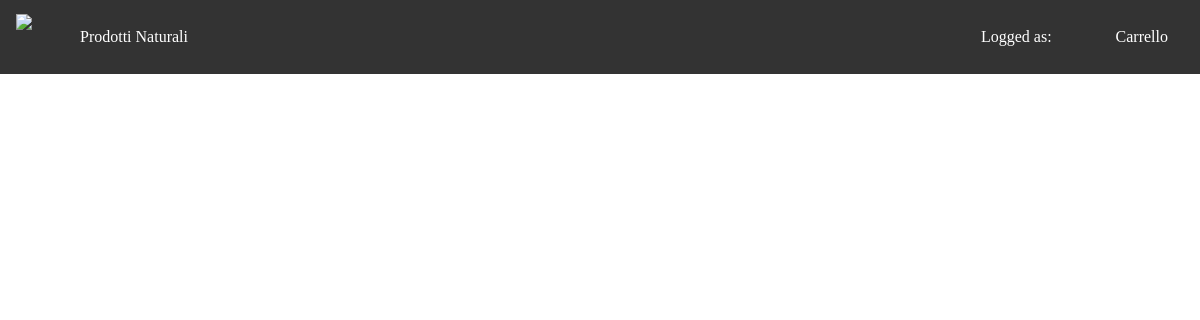
Page /Pagine/sottocategoria.php?id_c=2 on the earlier database version.
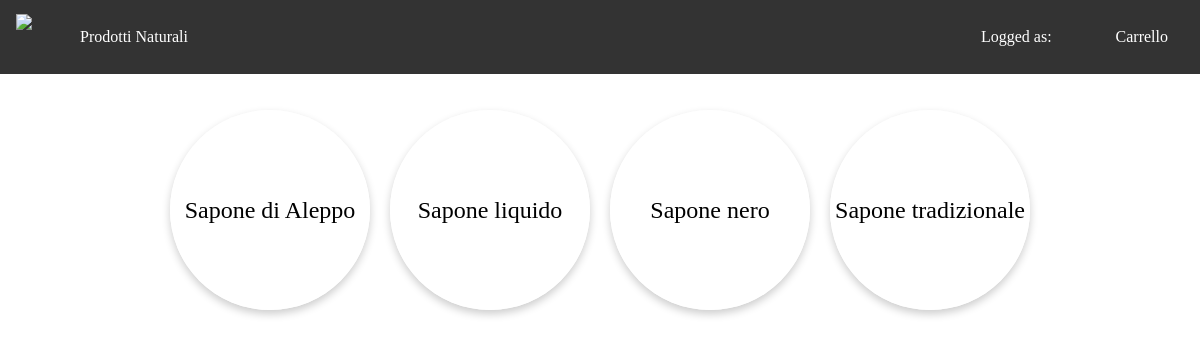
Same page on the later database version.
### tables this page shows
create table sottocategoria(
    id_sc int not null auto_increment primary key,
    nome varchar(255) not null,
    descrizione varchar(255) not null,
    id_c int not null,
    foreign key(id_c) references categoria(id_c)
)engine innodb;

### Pagine/sottocategoria.php (the view, shortened to what this page needs)
<html>
    <head>
        <link rel="stylesheet" type="text/css" href="CSS/homepage.css">
        <link rel="stylesheet" type="text/css" href="CSS/navbar.css">
    </head>
<body>
<ul class="nav_ul">
  <li class="nav_li"><img src="logo.png"></li>
  <li class="nav_li"><a class="nav_a" href="homepage.php">Prodotti Naturali</a></li>
  <li class="nav_li" style="float:right"><a class="nav_a" href="order.php">Carrello</a></li>
  <li style="float:right" class="nav_li">
    <?php
    echo("<a class='nav_a' href='profile.php'>Logged as: ".$_SESSION["username"]."</a>");
    ?>
  </li>
</ul>
<?php
include "DBsettings.php";
$conn->query("USE ".$db_name.";");
$categories = $conn -> query("SELECT DISTINCT sottocategoria.id_sc,sottocategoria.nome,sottocategoria.descrizione FROM sottocategoria, categoria WHERE sottocategoria.id_c=".$_GET["id_c"]);
$category = mysqli_fetch_assoc($categories);
echo("<div class='category_wrap'>");
echo("<div class='category_div'>");
echo("<ul class='category_ul'>");
while($category){
    echo("<li class='category_li'>");
    echo("<span class='category_span'>");
    echo("<a class='category_a' href='prodotti.php?id_sc=".$category["id_sc"]."'>");
    echo("<p class='category_title'>".$category["nome"]."</p>");
    echo("</a>");
    echo("</span>");
    echo("</li>");
    $category = mysqli_fetch_assoc($categories);
}
echo("</ul>");
echo("</div>");
echo("</div>");
?>
</body>
</html>

Differences in the rows shown:
added sottocategoria: nome "Sapone di Aleppo"
added sottocategoria: nome "Sapone liquido"
added sottocategoria: nome "Sapone nero"
added sottocategoria: nome "Sapone tradizionale"
